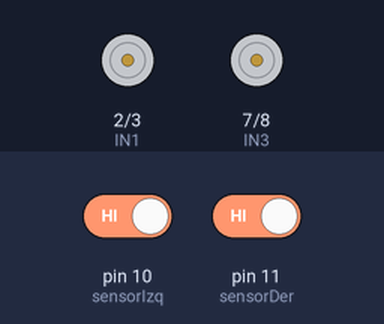
A sketch run on a simulated Arduino Uno, built with avr-gcc and run on an emulated ATmega328P. On the bench: motor-driver pin pairs drawn as motors (green arrow = first pin HIGH = forward, orange = second pin HIGH = backward, longer = more drive, scaled by the enable pin). Inputs (shaded band) come from the test bench; at power-on: pin 10 (sensorIzq) HIGH, pin 11 (sensorDer) HIGH.

Above: at 1.2 s.
1.3 s: pin 10 (sensorIzq) driven LOW
At 2.2 s:
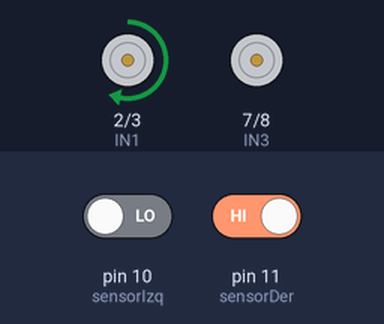
2.8 s: pin 11 (sensorDer) driven LOW
At 3.4 s:
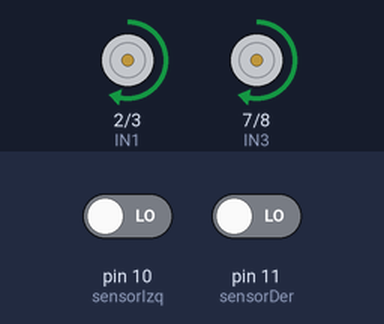
4.3 s: pin 10 (sensorIzq) driven HIGH
At 5.7 s:
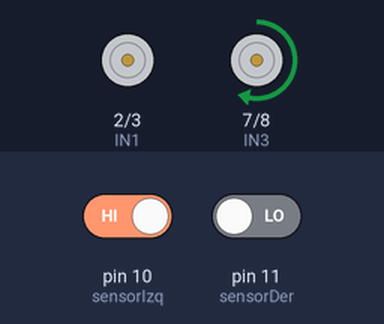
Timing chart, 0 to 7.3 s (numbered marks = the images above; inputs shaded):
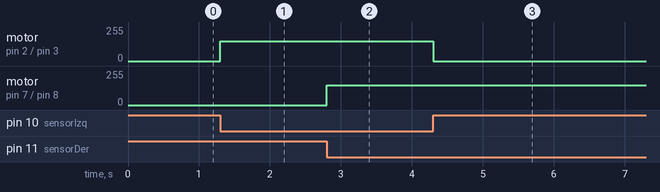

Measured:
- after the input at 1.3 s, motor on pin 2 (IN1) / pin 3 (IN2): stopped → forward 150/255 at once
- after the input at 2.8 s, motor on pin 7 (IN3) / pin 8 (IN4): stopped → forward 150/255 at once
- after the input at 4.3 s, motor on pin 2 (IN1) / pin 3 (IN2): forward 150/255 → stopped at once

The sketch:

neoracer.ino
```cpp
// Pines de sensores
const int sensorIzq = 10; // Sensor izquierdo
const int sensorDer = 11; // Sensor derecho

// Pines del puente H L298N
const int IN1 = 2;
const int IN2 = 3;
const int ENA = 5;

const int IN3 = 7;
const int IN4 = 8;
const int ENB = 9;

void setup() {
  // Configurar pines de sensores
  pinMode(sensorIzq, INPUT);
  pinMode(sensorDer, INPUT);

  // Configurar pines del motor
  pinMode(IN1, OUTPUT);
  pinMode(IN2, OUTPUT);
  pinMode(ENA, OUTPUT);
  pinMode(IN3, OUTPUT);
  pinMode(IN4, OUTPUT);
  pinMode(ENB, OUTPUT);

  // Iniciar motores detenidos
  detener();
}

void loop() {
  int izq = digitalRead(sensorIzq);
  int der = digitalRead(sensorDer);

  if (izq == 0 && der == 0) {
    // Ambos sensores ven blanco: seguir recto
    avanzar();
  } else if (izq == 1 && der == 0) {
    // Sensor izquierdo ve negro: girar a la izquierda
    girarIzquierda();
  } else if (izq == 0 && der == 1) {
    // Sensor derecho ve negro: girar a la derecha
    girarDerecha();
  } else {
    // Ambos sensores ven negro: detener o girar
    detener();
  }
}

// Funciones de movimiento
void avanzar() {
  digitalWrite(IN1, HIGH);
  digitalWrite(IN2, LOW);
  analogWrite(ENA, 150);

  digitalWrite(IN3, HIGH);
  digitalWrite(IN4, LOW);
  analogWrite(ENB, 150);
}

void girarIzquierda() {
  digitalWrite(IN1, LOW);
  digitalWrite(IN2, LOW);
  analogWrite(ENA, 0);

  digitalWrite(IN3, HIGH);
  digitalWrite(IN4, LOW);
  analogWrite(ENB, 150);
}

void girarDerecha() {
  digitalWrite(IN1, HIGH);
  digitalWrite(IN2, LOW);
  analogWrite(ENA, 150);

  digitalWrite(IN3, LOW);
  digitalWrite(IN4, LOW);
  analogWrite(ENB, 0);
}

void detener() {
  digitalWrite(IN1, LOW);
  digitalWrite(IN2, LOW);
  analogWrite(ENA, 0);

  digitalWrite(IN3, LOW);
  digitalWrite(IN4, LOW);
  analogWrite(ENB, 0);
}
```
